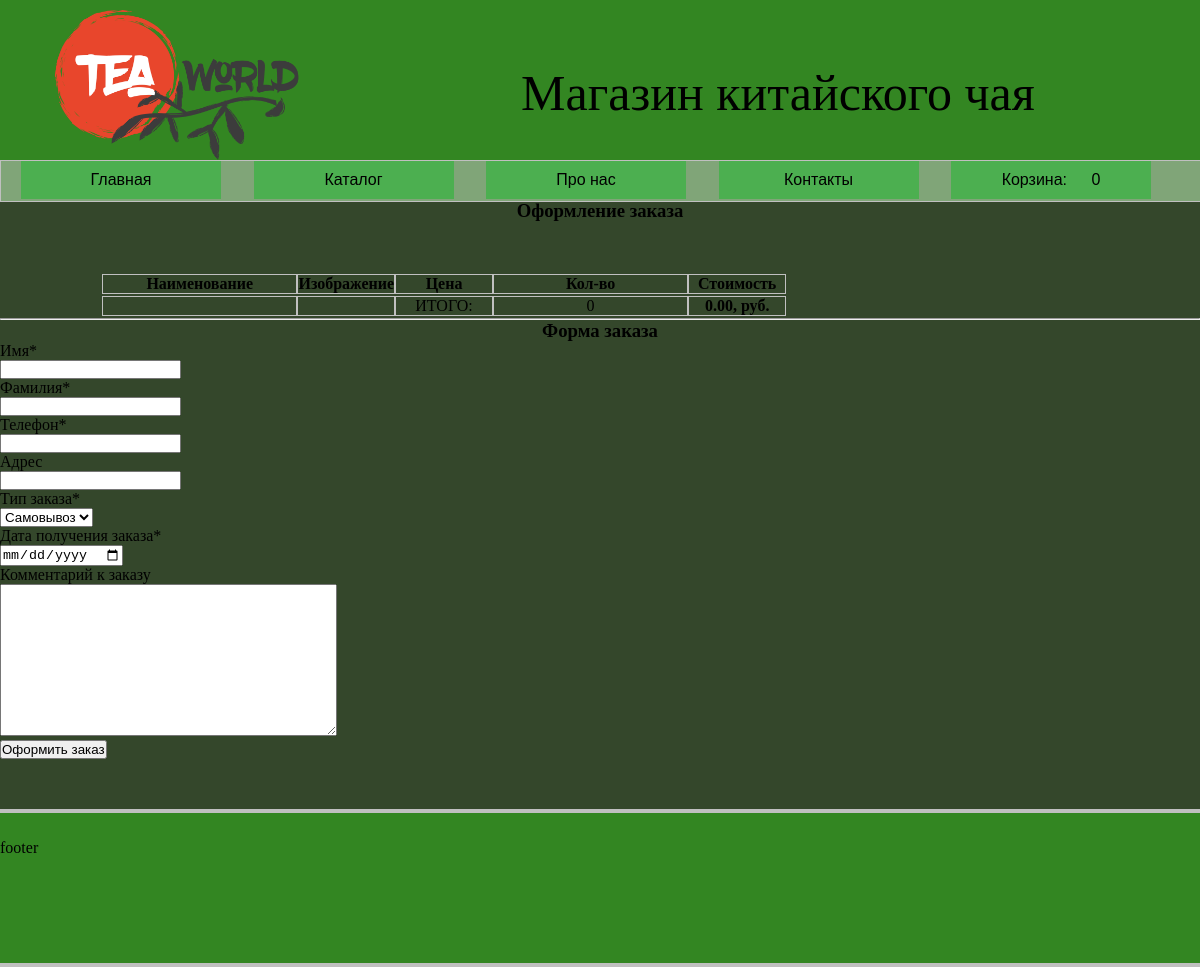
Before: /checkout/ (signed in) with the older database file.
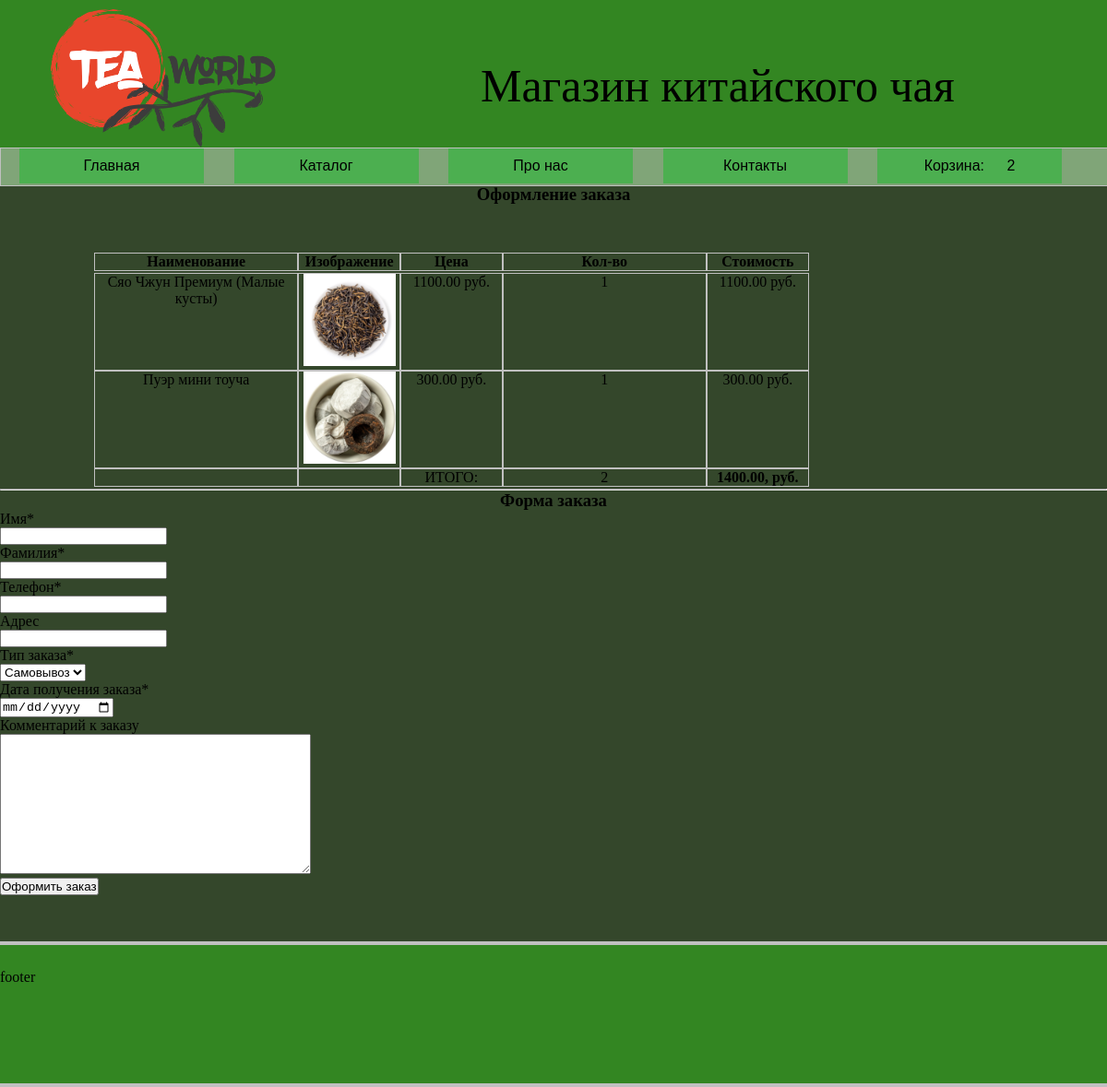
After: the same page with the newer database file.
### mainapp/models.py (models this page shows, shortened)
class Cart(models.Model):
    owner = models.ForeignKey('Customer', null=True, verbose_name='Владелец', on_delete=models.CASCADE)
    products = models.ManyToManyField(CartProduct, blank=True, related_name='related_cart')
    total_products = models.PositiveIntegerField(default=0)
    final_price = models.DecimalField(max_digits=9, default=0, decimal_places=2, verbose_name='Общая цена')
    in_order = models.BooleanField(default=False)
    for_anonymous_user = models.BooleanField(default=False)

class CartProduct(models.Model):
    user = models.ForeignKey('Customer', verbose_name='Покупатель', on_delete=models.CASCADE)
    cart = models.ForeignKey('Cart', verbose_name='Корзина', on_delete=models.CASCADE, related_name='related_products')
    content_type = models.ForeignKey(ContentType, on_delete=models.CASCADE)
    object_id = models.PositiveIntegerField()
    content_object = GenericForeignKey('content_type', 'object_id')
    qty = models.PositiveIntegerField(default=1)
    final_price = models.DecimalField(max_digits=9, decimal_places=2, verbose_name='Общая цена')

class Product(models.Model):
    class Meta:
        abstract = True
    category = models.ForeignKey(Category, verbose_name='Категория', on_delete=models.CASCADE)
    title = models.CharField(max_length=255, verbose_name='Наименование')
    slug = models.SlugField(unique=True)
    image = models.ImageField(verbose_name='Изображение')
    description = models.TextField(verbose_name='Описание', null=True)
    price = models.DecimalField(max_digits=9, decimal_places=2, verbose_name='Цена')

class TeaProduct(Product):
    type = models.CharField(max_length=25, verbose_name='Тип')
    category_tea = models.CharField(max_length=25, verbose_name='Вид')
    sort = models.CharField(max_length=99, verbose_name='Сорт')
    country = models.CharField(max_length=25, verbose_name='Страна')
    region = models.CharField(max_length=45, verbose_name='Регион')

### mainapp/views.py (the view)
# urls.py: path('checkout/', CheckoutView.as_view(), name='checkout'),
class CheckoutView(CartMixin, View):
    def get(self, request, *args, **kwargs):
        categories = Category.objects.get_categories_for_left_sidebar()
        form = OrderForm(request.POST or None)
        context = {
            'cart': self.cart,
            'categories': categories,
            'form': form
        }
        return render(request, 'checkout.html', context)

### mainapp/forms.py
class OrderForm(forms.ModelForm):
    def __init__(self, *args, **kwargs):
        super().__init__(*args, **kwargs)
        self.fields['order_date'].label = 'Дата получения заказа'
    order_date = forms.DateField(widget=forms.TextInput(attrs={'type': 'date'}))
    class Meta:
        model = Order
        fields = (
            'first_name', 'last_name', 'phone', 'address', 'buying_type', 'order_date', 'comment'
        )

### mainapp/mixins.py (called while the page is built)
    def dispatch(self, request, *args, **kwargs):
        if request.user.is_authenticated:
            customer = Customer.objects.filter(user=request.user).first()
            if not customer:
                customer = Customer.objects.create(
                    user=request.user
                )
            cart = Cart.objects.filter(owner=customer, in_order=False).first()
            if not cart:
                cart = Cart.objects.create(owner=customer)
        else:
            cart = Cart.objects.filter(for_anonimous_user=True).first()
            if not cart:
                cart = Cart.objects.create(for_anonimous_user=True)
        self.cart = cart
        return super().dispatch(request, *args, **kwargs)

### mainapp/templates/checkout.html (shortened to what this page needs)
{% extends 'base.html' %}
{% load crispy_forms_tags %}
{% block content %}
<h3 class="cart_cart">Оформление заказа</h3>
<table class="table">
  <thead>
    <tr class="tr">
      <th class="th">Наименование</th>
      <th class="th">Изображение</th>
      <th class="th">Цена</th>
      <th class="th">Кол-во</th>
      <th class="th">Стоимость</th>
    </tr>
  </thead>
  <tbody>
    {% for item in cart.products.all %}
    <tr class="tr">
      <td class="td">{{ item.content_object.title }}</td>
      <td class="td"><img src="{{ item.content_object.image.url }}" width="100"></td>
      <td class="td">{{ item.content_object.price }} руб.</td>
      <td class="td">{{ item.qty }}</td>
      <td class="td">{{ item.final_price }} руб.</td>
    </tr>
    {% endfor %}
    <tr class="tr">
      <td class="td"></td>
      <td class="td"></td>
      <td class="td">ИТОГО:</td>
      <td class="td">{{ cart.total_products }}</td>
      <td class="td"><strong>{{ cart.final_price }}, руб.</strong></td>
    </tr>
  </tbody>
</table>
<hr>
<h3 class="cart_cart">Форма заказа</h3>
<form action="{% url 'make_order' %}" method="POST">
  {{ form|crispy }}
  <input type="submit" value="Оформить заказ">
</form>
{% endblock content  %}

### mainapp/templates/base.html (shortened to what this page needs)
<!DOCTYPE html>
{% load static %}
<html lang="ru">
    <head>
        <link rel="stylesheet" href="{% static 'css/main.css'%}" type="text/css">
    </head>
    <body>
        <header id="header">
            <img id="img_logo" src="{% static 'media/logo.png' %}" alt="Логотип"> <a id="logo">Магазин китайского чая</a>
            <nav id="nav1">
                <span class="dropdown"><button class="dropbtn" onclick="window.location.href = '{% url 'base' %}';">Главная</button></span>
                <span class="dropdown">
                    <button class="dropbtn">Каталог</button>
                </span>
                <span class="dropdown"><button class="dropbtn">Про нас</button></span>
                <span class="dropdown"><button class="dropbtn">Контакты</button></span>
                <span class="dropdown"><button class="dropbtn" onclick="window.location.href = '{% url 'cart' %}';">Корзина: <span>{{ cart.products.count }}</span></button></span>
            </nav>
        </header>
        {% block content %}{% endblock content %}
        <footer id="footer">footer</footer>
    </body>
</html>

Changed rows visible on the page:
changed Cart: products.count "0" → "2"; total_products "0" → "2"; final_price "0.00" → "1400.00"
added CartProduct: content_object "Сяо Чжун Премиум (Малые кусты)", content_object.image (picture), content_object.price "1100.00", qty "1", final_price "1100.00"
added CartProduct: content_object "Пуэр мини тоуча", content_object.image (picture), content_object.price "300.00", qty "1", final_price "300.00"
